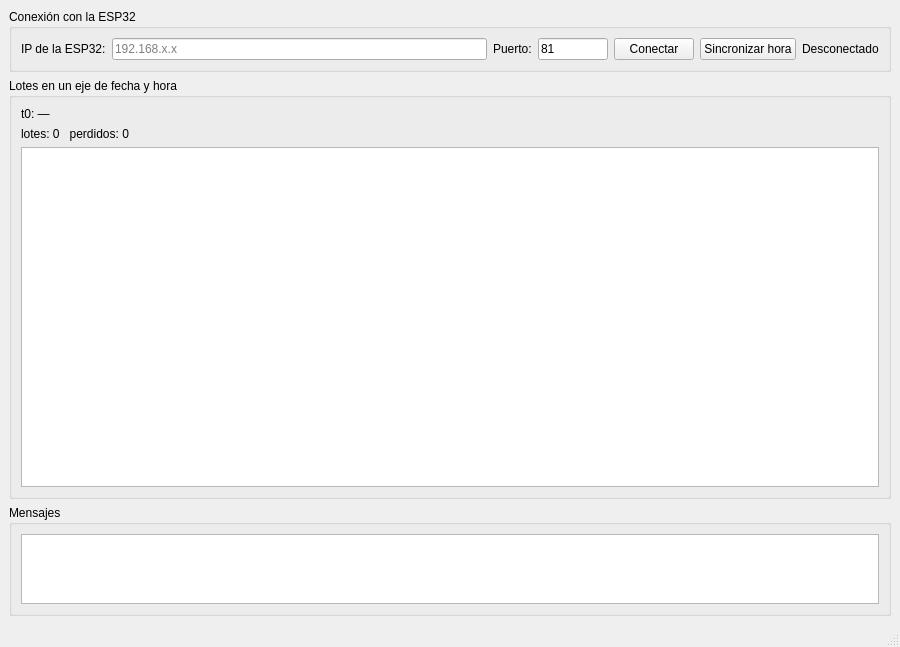
<?xml version="1.0" encoding="UTF-8"?>
<ui version="4.0">
 <class>MainWindow</class>
 <widget class="QMainWindow" name="MainWindow">
  <property name="geometry">
   <rect>
    <x>0</x>
    <y>0</y>
    <width>900</width>
    <height>640</height>
   </rect>
  </property>
  <property name="windowTitle">
   <string>Clase 17 - Ejemplo 4 - Lotes con epoch por WebSocket (JSON)</string>
  </property>
  <widget class="QWidget" name="centralwidget">
   <layout class="QVBoxLayout" name="layoutPrincipal">
    <item>
     <widget class="QGroupBox" name="grupoConexion">
      <property name="title">
       <string>Conexión con la ESP32</string>
      </property>
      <layout class="QHBoxLayout" name="layoutConexion">
       <item>
        <widget class="QLabel" name="etiquetaIp">
         <property name="text">
          <string>IP de la ESP32:</string>
         </property>
        </widget>
       </item>
       <item>
        <widget class="QLineEdit" name="lineEditIp">
         <property name="placeholderText">
          <string>192.168.x.x</string>
         </property>
        </widget>
       </item>
       <item>
        <widget class="QLabel" name="etiquetaPuerto">
         <property name="text">
          <string>Puerto:</string>
         </property>
        </widget>
       </item>
       <item>
        <widget class="QLineEdit" name="lineEditPuerto">
         <property name="maximumSize">
          <size>
           <width>70</width>
           <height>16777215</height>
          </size>
         </property>
         <property name="text">
          <string>81</string>
         </property>
        </widget>
       </item>
       <item>
        <widget class="QPushButton" name="botonConectar">
         <property name="text">
          <string>Conectar</string>
         </property>
        </widget>
       </item>
       <item>
        <widget class="QPushButton" name="botonSincronizar">
         <property name="text">
          <string>Sincronizar hora</string>
         </property>
        </widget>
       </item>
       <item>
        <widget class="QLabel" name="etiquetaEstado">
         <property name="text">
          <string>Desconectado</string>
         </property>
        </widget>
       </item>
      </layout>
     </widget>
    </item>
    <item>
     <widget class="QGroupBox" name="grupoGrafica">
      <property name="title">
       <string>Lotes en un eje de fecha y hora</string>
      </property>
      <layout class="QVBoxLayout" name="layoutGrafica">
       <item>
        <widget class="QLabel" name="etiquetaTiempo">
         <property name="text">
          <string>t0: —</string>
         </property>
        </widget>
       </item>
       <item>
        <widget class="QLabel" name="etiquetaLotes">
         <property name="text">
          <string>lotes: 0   perdidos: 0</string>
         </property>
        </widget>
       </item>
       <item>
        <widget class="QChartView" name="vistaGrafica">
         <property name="minimumSize">
          <size>
           <width>0</width>
           <height>340</height>
          </size>
         </property>
        </widget>
       </item>
      </layout>
     </widget>
    </item>
    <item>
     <widget class="QGroupBox" name="grupoRegistro">
      <property name="title">
       <string>Mensajes</string>
      </property>
      <layout class="QVBoxLayout" name="layoutRegistro">
       <item>
        <widget class="QTextEdit" name="registro">
         <property name="maximumSize">
          <size>
           <width>16777215</width>
           <height>110</height>
          </size>
         </property>
         <property name="readOnly">
          <bool>true</bool>
         </property>
        </widget>
       </item>
      </layout>
     </widget>
    </item>
   </layout>
  </widget>
  <widget class="QMenuBar" name="menubar"/>
  <widget class="QStatusBar" name="statusbar"/>
 </widget>
 <customwidgets>
  <customwidget>
   <class>QChartView</class>
   <extends>QGraphicsView</extends>
   <header location="global">QtCharts/QChartView</header>
  </customwidget>
 </customwidgets>
 <resources/>
 <connections/>
</ui>
